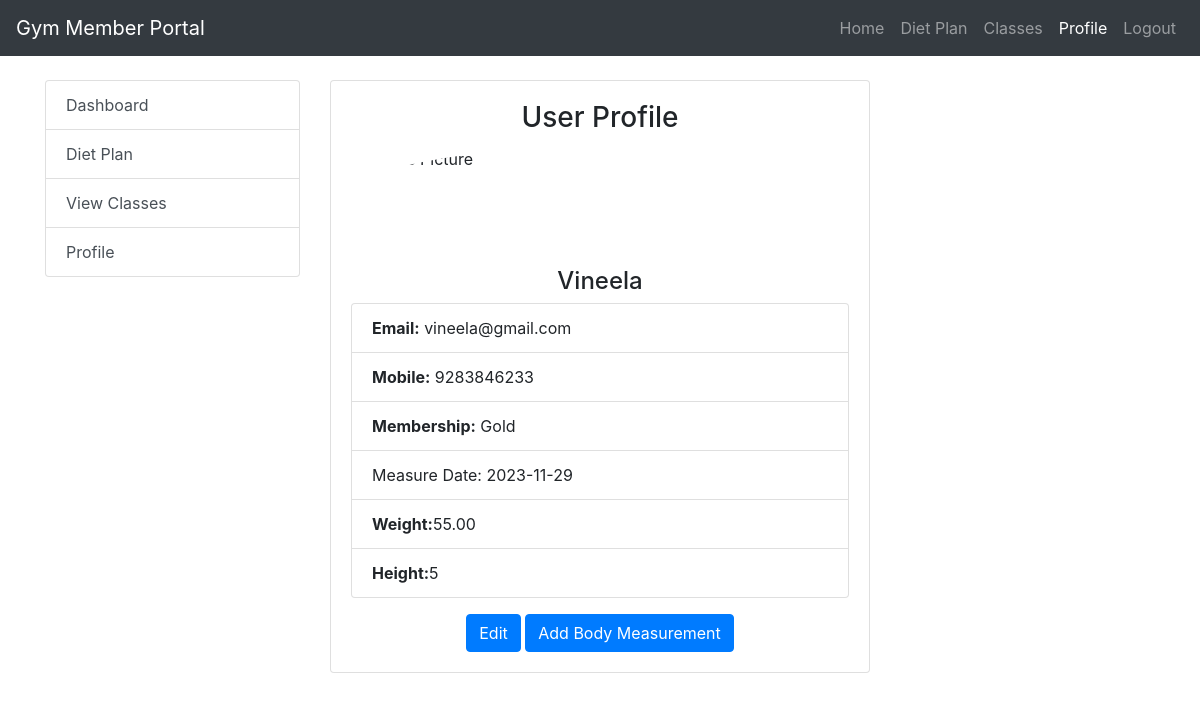
Page /profile.php (signed in) on the committed database.
### tables this page shows
CREATE TABLE `member` (
  `member_id` int(11) NOT NULL,
  `email` varchar(255) DEFAULT NULL,
  `mobile` varchar(255) DEFAULT NULL,
  `name` varchar(255) DEFAULT NULL,
  `password` varchar(255) DEFAULT NULL,
  `username` varchar(255) DEFAULT NULL,
  `gym_id` bigint(20) DEFAULT NULL
);

CREATE TABLE `membership_list` (
  `membershipid` int(11) NOT NULL,
  `amount` int(11) DEFAULT NULL,
  `membership_duration` varchar(255) DEFAULT NULL,
  `membership_type` varchar(255) DEFAULT NULL
);

CREATE TABLE `body_measurement` (
  `body_measurement_id` int(11) NOT NULL,
  `measure_date` date DEFAULT NULL,
  `weight` decimal(38,2) DEFAULT NULL,
  `member_id` int(11) DEFAULT NULL,
  `height` int(11) DEFAULT NULL
);

### profile.php (the view, shortened to what this page needs)
<?php
$userid=$_SESSION['userid'];
$con = mysqli_connect("localhost:3307","root","","gym_management_system");
$var=mysqli_query($con,"select * from memberplan where memberid='{$userid}'");
$mem="none";
if(mysqli_num_rows($var)>0){
  $arr=mysqli_fetch_row($var);
  $var=mysqli_query($con,"select * from membership_list where membershipid='{$arr[4]}'");
  $memarr=mysqli_fetch_row($var);
  $mem=$memarr[3];
}
$var=mysqli_query($con,"select * from body_measurement where member_id='{$userid}' order by measure_date");
$measure="none";
if(mysqli_num_rows($var)>0){
  $measure="val";
  $measure_arr=mysqli_fetch_row($var);
}
?>
<!DOCTYPE html>
<html lang="en">
<head>
  <link rel="stylesheet" href="https://stackpath.bootstrapcdn.com/bootstrap/4.5.2/css/bootstrap.min.css">
</head>
<body>
<nav class="navbar navbar-expand-lg navbar-dark bg-dark">
    <a class="navbar-brand" href="#">Gym Member Portal</a>
    <div class="collapse navbar-collapse" id="navbarNav">
        <ul class="navbar-nav ml-auto">
            <li class="nav-item">
                <a class="nav-link" href="user.php">Home</a>
            </li>
            <li class="nav-item">
                <a class="nav-link" href="memberviewdietplan.php">Diet Plan</a>
            </li>
            <li class="nav-item">
                <a class="nav-link" href="classes.php">Classes</a>
            </li>
            <li class="nav-item active">
                <a class="nav-link" href="profile.php">Profile</a>
            </li>
            <li class="nav-item">
                <a class="nav-link" href="logout.php">Logout</a>
            </li>
        </ul>
    </div>
</nav>
<div class="container mt-4">
    <div class="row">
        <div class="col-md-3">
            <div class="list-group">
            <a href="user.php" class="list-group-item list-group-item-action">Dashboard</a>
                <a href="memberviewdietplan.php" class="list-group-item list-group-item-action">Diet Plan</a>
                <a href="classes.php" class="list-group-item list-group-item-action">View Classes</a>
                <a href="profile.php" class="list-group-item list-group-item-action">Profile</a>
            </div>
        </div>
        <div class="col-md-6">
        <div class="card">
          <div class="card-body">
            <h3 class="card-title text-center">User Profile</h3>
            <img src="assets/img/profile.jpg" style="height:100px" class="mx-auto d-block img-fluid rounded-circle" alt="Profile Picture">
            <div class="profile-info">
            <?php
            $con = mysqli_connect("localhost:3307","root","","gym_management_system");
            $var=mysqli_query($con,"select * from member where member_id=$userid");
            $arr=mysqli_fetch_row($var);
            ?>
              <h4 class="text-center"><?php echo $arr[3]?></h4>
              <ul class="list-group">
                <li class="list-group-item"><strong>Email:</strong> <?php echo $arr[1]?></li>
                <li class="list-group-item"><strong>Mobile:</strong> <?php echo $arr[2]?></li>
                <li class="list-group-item"><strong>Membership:</strong> <?php if($mem=='none'){echo"<a href='#registerModal' data-toggle='modal'>Buy Membership</a>";}
                else{echo $mem;}?></li>
                <?php
              if($measure=="val"){
                echo "<li class='list-group-item'>Measure Date:&nbsp;$measure_arr[1]</li>";
                echo"<li class='list-group-item'><strong>Weight:</strong>$measure_arr[2]</li>";
                echo"<li class='list-group-item'><strong>Height:</strong>$measure_arr[4]</li>";
              }
              ?>
              </ul>
              <div class="text-center mt-3">
                <?php
              echo"<a href='profile-edit.php?id=$arr[0]&email=$arr[1]&mobile=$arr[2]&name=$arr[3]&username=$arr[5]' class='btn btn-primary'>Edit</a>";?>
              <a href='#bodyMeasurement' data-toggle='modal' class='btn btn-primary'>Add Body Measurement</a>
              </div>
            </div>
          </div>
        </div>
      </div>
    </div>
</div>
</body>
</html>

### profile.php (style rules this page uses)
.profile-info { margin-top: 20px; }

### rows in the picture
member: name "Vineela", email "vineela@gmail.com", mobile "9283846233"
membership_list: membership_type "Gold"
body_measurement: measure_date "2023-11-29", weight "55.00", height "5"
